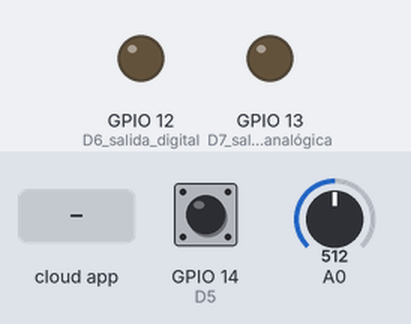
This sketch was run on a simulated ESP8266 (NodeMCU). Shown: output pins drawn as LEDs (lit = HIGH). The test bench sets the inputs (shaded band); at power-on: GPIO 14 (D5) HIGH, A0 = 512. WiFi joins after 1.5 s; servers stay silent unless stated; no MQTT or app messages arrive unless stated; what the sketch prints to the serial monitor is not drawn.

Above: at 2.7 s.
2.8 s: the phone or cloud app sets salidaDigital to ON
At 3.2 s:
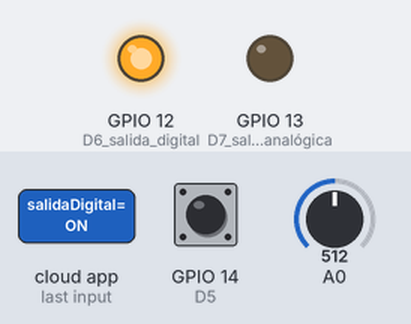
7.6 s: the phone or cloud app sets salidaDigital to OFF
At 8.9 s:
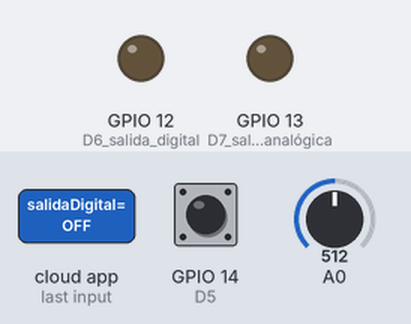
Timing chart, 0 to 10.1 s (numbered marks = the images above; inputs shaded):
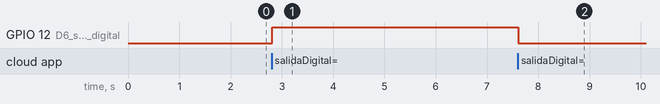

Measured:
- after the input at 2.8 s, GPIO 12 (D6_salida_digital): LOW → HIGH at once
- after the input at 7.6 s, GPIO 12 (D6_salida_digital): HIGH → LOW at once

The sketch:

adafruit.ino
```cpp
#include <ESP8266WiFi.h>
#include <WiFiClient.h>
#include "Adafruit_MQTT.h"
#include "Adafruit_MQTT_Client.h"

/************************* Adafruit.io Setup *********************************/

#define AIO_SERVER      "52.70.203.194" // io.adafruit.com
#define AIO_SERVERPORT  1883                   // use 8883 for SSL
#define AIO_USERNAME    "********"
#define AIO_KEY         "**********************"

/************ Global State (you don't need to change this!) ******************/

// Create an ESP8266 WiFiClient class to connect to the MQTT server.
WiFiClient client;

// Setup the MQTT client class by passing in the WiFi client and MQTT server and login details.
Adafruit_MQTT_Client mqtt(&client, AIO_SERVER, AIO_SERVERPORT, AIO_USERNAME, AIO_USERNAME, AIO_KEY);

/****************************** Feeds ***************************************/

// Setup a feed called 'photocell' for publishing.
// Notice MQTT paths for AIO follow the form: <username>/feeds/<feedname>
Adafruit_MQTT_Publish temperatura = Adafruit_MQTT_Publish(&mqtt, AIO_USERNAME "/feeds/temperatura");
Adafruit_MQTT_Publish pulsador = Adafruit_MQTT_Publish(&mqtt, AIO_USERNAME "/feeds/pulsador");


// Setup a feed called 'onoff' for subscribing to changes to the button
Adafruit_MQTT_Subscribe salidaDigital = Adafruit_MQTT_Subscribe(&mqtt, AIO_USERNAME "/feeds/salidaDigital", MQTT_QOS_1);
Adafruit_MQTT_Subscribe salidaAnalogica = Adafruit_MQTT_Subscribe(&mqtt, AIO_USERNAME "/feeds/salidaAnalogica", MQTT_QOS_1);

/*************************** Sketch Code ************************************/

void digitalCallback(char *data, uint16_t len) {
  Serial.print("Hey we're in a onoff callback, the button value is: ");
  Serial.println(data);

     String message = String(data);
      message.trim();
      if (message == "ON") {digitalWrite(12, HIGH);}
      if (message == "OFF") {digitalWrite(12, LOW);}
}

void analogicaCallback(char *data, uint16_t len) {
  Serial.print("Hey we're in a onoff callback, the button value is: ");
  Serial.println(data);

     String message = String(data);
     message.trim();
     analogWrite(13, message.toInt());
}


//-------------------VARIABLES GLOBALES--------------------------
int contconexion = 0;

const char *ssid = "----";
const char *password = "----";

unsigned long previousMillis = 0;

char charPulsador [15];
String strPulsador;
String strPulsadorUltimo;

//-------------------------------------------------------------------------

void setup() {

  //prepara GPI13 y 12 como salidas
  pinMode(13, OUTPUT); // D7 salida analógica
  analogWrite(13, 0); // analogWrite(pin, value);
  pinMode(12, OUTPUT); // D6 salida digital
  digitalWrite(12, LOW);

  // Entradas
  pinMode(14, INPUT); // D5

  // Inicia Serial
  Serial.begin(115200);
  Serial.println("");

  // Conexión WIFI
  WiFi.begin(ssid, password);
  while (WiFi.status() != WL_CONNECTED and contconexion <50) { //Cuenta hasta 50 si no se puede conectar lo cancela
    ++contconexion;
    delay(500);
    Serial.print(".");
  }
  if (contconexion <50) {
      //para usar con ip fija
      IPAddress ip(192,168,1,156);
      IPAddress gateway(192,168,1,1);
      IPAddress subnet(255,255,255,0);
      WiFi.config(ip, gateway, subnet);

      Serial.println("");
      Serial.println("WiFi conectado");
      Serial.println(WiFi.localIP());
  }
  else {
      Serial.println("");
      Serial.println("Error de conexion");
  }

  salidaDigital.setCallback(digitalCallback);
  salidaAnalogica.setCallback(analogicaCallback);
  mqtt.subscribe(&salidaDigital);
  mqtt.subscribe(&salidaAnalogica);

}

//--------------------------LOOP--------------------------------
void loop() {

  MQTT_connect();

  unsigned long currentMillis = millis();

  if (currentMillis - previousMillis >= 2000) { //envia la temperatura cada 2 segundos
    previousMillis = currentMillis;
    int analog = analogRead(17);
    float temp = analog*0.322265625;
    Serial.print(F("\nSending temperatura val "));
    Serial.print(temp);
    Serial.print("...");
    if (! temperatura.publish(temp)) {
      Serial.println(F("Failed"));
    } else {
      Serial.println(F("OK!"));
    }
  }

  if (digitalRead(14) == 0) {
    strPulsador = "presionado";
  } else {
    strPulsador = "NO presionado";
  }

  if (strPulsador != strPulsadorUltimo) { //envia el estado del pulsador solamente cuando cambia.
    strPulsadorUltimo = strPulsador;
    strPulsador.toCharArray(charPulsador, 15);
    Serial.print(F("\nSending pulsador val "));
    Serial.print(strPulsador);
    Serial.print("...");
    if (! pulsador.publish(charPulsador)) {
      Serial.println(F("Failed"));
    } else {
      Serial.println(F("OK!"));
    }
    delay(1000);
  }

  // this is our 'wait for incoming subscription packets and callback em' busy subloop
  // try to spend your time here:
  mqtt.processPackets(500);

  // ping the server to keep the mqtt connection alive
  // NOT required if you are publishing once every KEEPALIVE seconds

  // if(! mqtt.ping()) {
  //   mqtt.disconnect();
  // }
}

// Function to connect and reconnect as necessary to the MQTT server.
// Should be called in the loop function and it will take care if connecting.
void MQTT_connect() {
  int8_t ret;

  // Stop if already connected.
  if (mqtt.connected()) {
    return;
  }

  Serial.print("Connecting to MQTT... ");

  uint8_t retries = 3;
  while ((ret = mqtt.connect()) != 0) { // connect will return 0 for connected
       Serial.println(mqtt.connectErrorString(ret));
       Serial.println("Retrying MQTT connection in 10 seconds...");
       mqtt.disconnect();
       delay(10000);  // wait 10 seconds
       retries--;
       if (retries == 0) {
         // basically die and wait for WDT to reset me
         while (1);
       }
  }
  Serial.println("MQTT Connected!");
}
```
